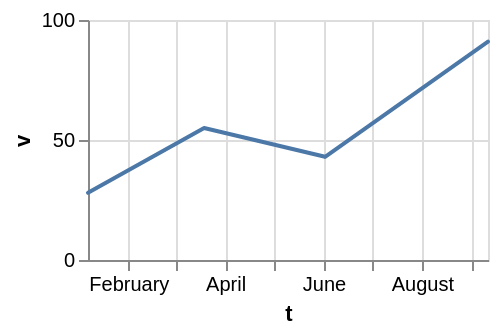

Specify this chart in Vega-Lite:
### Vega-Lite specification from a JSON file in a GitHub repository (floating-point values rounded to 4 significant figures)
{"$schema": "https://vega.github.io/schema/vega-lite/v6.json", "width": 200, "height": 120, "data": {"values": [{"c": "alpha", "v": 28, "w": 3, "t": "2024-01-07"}, {"c": "beta", "v": 55, "w": 7, "t": "2024-03-19"}, {"c": "gamma", "v": 43, "w": 5, "t": "2024-06-02"}, {"c": "delta", "v": 91, "w": 9, "t": "2024-09-11"}]}, "mark": {"type": "trail", "fontWeight": 200}, "encoding": {"x": {"field": "t", "type": "temporal"}, "y": {"field": "v", "type": "quantitative"}}}
